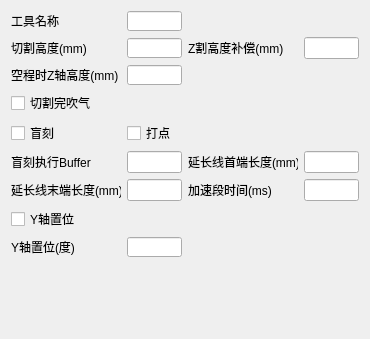
<?xml version="1.0" encoding="UTF-8"?>
<ui version="4.0">
 <class>QG_dlgOtherSettingClass</class>
 <widget class="QDialog" name="QG_dlgOtherSettingClass">
  <property name="geometry">
   <rect>
    <x>0</x>
    <y>0</y>
    <width>370</width>
    <height>339</height>
   </rect>
  </property>
  <property name="windowTitle">
   <string>QG_dlgOtherSetting</string>
  </property>
  <layout class="QGridLayout" name="gridLayout">
   <item row="1" column="3">
    <widget class="QLineEdit" name="lineEdit_CuttingHeightCompensate">
     <property name="minimumSize">
      <size>
       <width>0</width>
       <height>20</height>
      </size>
     </property>
    </widget>
   </item>
   <item row="1" column="0">
    <widget class="QLabel" name="label_20">
     <property name="sizePolicy">
      <sizepolicy hsizetype="Expanding" vsizetype="Expanding">
       <horstretch>0</horstretch>
       <verstretch>0</verstretch>
      </sizepolicy>
     </property>
     <property name="minimumSize">
      <size>
       <width>80</width>
       <height>20</height>
      </size>
     </property>
     <property name="maximumSize">
      <size>
       <width>108</width>
       <height>20</height>
      </size>
     </property>
     <property name="text">
      <string>切割高度(mm)</string>
     </property>
    </widget>
   </item>
   <item row="6" column="1">
    <widget class="QLineEdit" name="lineEdit_Extend_End"/>
   </item>
   <item row="0" column="0">
    <widget class="QLabel" name="label_44">
     <property name="minimumSize">
      <size>
       <width>0</width>
       <height>20</height>
      </size>
     </property>
     <property name="maximumSize">
      <size>
       <width>108</width>
       <height>20</height>
      </size>
     </property>
     <property name="text">
      <string>工具名称</string>
     </property>
    </widget>
   </item>
   <item row="5" column="0">
    <widget class="QLabel" name="label_3">
     <property name="text">
      <string>盲刻执行Buffer</string>
     </property>
    </widget>
   </item>
   <item row="8" column="1">
    <widget class="QLineEdit" name="lineEdit_Y_Pos">
     <property name="minimumSize">
      <size>
       <width>0</width>
       <height>20</height>
      </size>
     </property>
     <property name="maximumSize">
      <size>
       <width>16777215</width>
       <height>20</height>
      </size>
     </property>
    </widget>
   </item>
   <item row="3" column="0">
    <widget class="QCheckBox" name="checkBox_StopBlow">
     <property name="text">
      <string>切割完吹气</string>
     </property>
    </widget>
   </item>
   <item row="4" column="1">
    <widget class="QCheckBox" name="checkBox_Punch">
     <property name="text">
      <string>打点</string>
     </property>
    </widget>
   </item>
   <item row="2" column="1">
    <widget class="QLineEdit" name="lineEdit_IdleZHeight">
     <property name="minimumSize">
      <size>
       <width>0</width>
       <height>20</height>
      </size>
     </property>
     <property name="maximumSize">
      <size>
       <width>16777215</width>
       <height>20</height>
      </size>
     </property>
    </widget>
   </item>
   <item row="7" column="0">
    <widget class="QCheckBox" name="checkBox_Y_Zero">
     <property name="text">
      <string>Y轴置位</string>
     </property>
    </widget>
   </item>
   <item row="2" column="0">
    <widget class="QLabel" name="label_39">
     <property name="minimumSize">
      <size>
       <width>110</width>
       <height>0</height>
      </size>
     </property>
     <property name="maximumSize">
      <size>
       <width>108</width>
       <height>16777215</height>
      </size>
     </property>
     <property name="text">
      <string>空程时Z轴高度(mm)</string>
     </property>
    </widget>
   </item>
   <item row="6" column="2">
    <widget class="QLabel" name="label_28">
     <property name="text">
      <string>加速段时间(ms)</string>
     </property>
    </widget>
   </item>
   <item row="5" column="3">
    <widget class="QLineEdit" name="lineEdit_Extend"/>
   </item>
   <item row="1" column="2">
    <widget class="QLabel" name="label_34">
     <property name="minimumSize">
      <size>
       <width>0</width>
       <height>20</height>
      </size>
     </property>
     <property name="text">
      <string>Z割高度补偿(mm)</string>
     </property>
    </widget>
   </item>
   <item row="0" column="1">
    <widget class="QLineEdit" name="lineEdit_ToolName">
     <property name="minimumSize">
      <size>
       <width>0</width>
       <height>20</height>
      </size>
     </property>
     <property name="maximumSize">
      <size>
       <width>16777215</width>
       <height>20</height>
      </size>
     </property>
    </widget>
   </item>
   <item row="1" column="1">
    <widget class="QLineEdit" name="lineEdit_CuttingHeight">
     <property name="sizePolicy">
      <sizepolicy hsizetype="Expanding" vsizetype="Expanding">
       <horstretch>0</horstretch>
       <verstretch>0</verstretch>
      </sizepolicy>
     </property>
     <property name="minimumSize">
      <size>
       <width>0</width>
       <height>20</height>
      </size>
     </property>
     <property name="maximumSize">
      <size>
       <width>16777215</width>
       <height>20</height>
      </size>
     </property>
    </widget>
   </item>
   <item row="4" column="0">
    <widget class="QCheckBox" name="checkBox_Trough">
     <property name="text">
      <string>盲刻</string>
     </property>
    </widget>
   </item>
   <item row="5" column="2">
    <widget class="QLabel" name="label_27">
     <property name="minimumSize">
      <size>
       <width>110</width>
       <height>0</height>
      </size>
     </property>
     <property name="maximumSize">
      <size>
       <width>108</width>
       <height>16777215</height>
      </size>
     </property>
     <property name="text">
      <string>延长线首端长度(mm)</string>
     </property>
    </widget>
   </item>
   <item row="5" column="1">
    <widget class="QLineEdit" name="lineEdit_TroughBuffer"/>
   </item>
   <item row="6" column="3">
    <widget class="QLineEdit" name="lineEdit_wait_first"/>
   </item>
   <item row="6" column="0">
    <widget class="QLabel" name="label_49">
     <property name="minimumSize">
      <size>
       <width>110</width>
       <height>0</height>
      </size>
     </property>
     <property name="maximumSize">
      <size>
       <width>108</width>
       <height>16777215</height>
      </size>
     </property>
     <property name="text">
      <string>延长线末端长度(mm)</string>
     </property>
    </widget>
   </item>
   <item row="8" column="0">
    <widget class="QLabel" name="label_40">
     <property name="maximumSize">
      <size>
       <width>108</width>
       <height>16777215</height>
      </size>
     </property>
     <property name="text">
      <string>Y轴置位(度)</string>
     </property>
    </widget>
   </item>
   <item row="9" column="0">
    <spacer name="verticalSpacer">
     <property name="orientation">
      <enum>Qt::Vertical</enum>
     </property>
     <property name="sizeHint" stdset="0">
      <size>
       <width>20</width>
       <height>40</height>
      </size>
     </property>
    </spacer>
   </item>
  </layout>
 </widget>
 <layoutdefault spacing="6" margin="11"/>
 <resources/>
 <connections/>
</ui>
